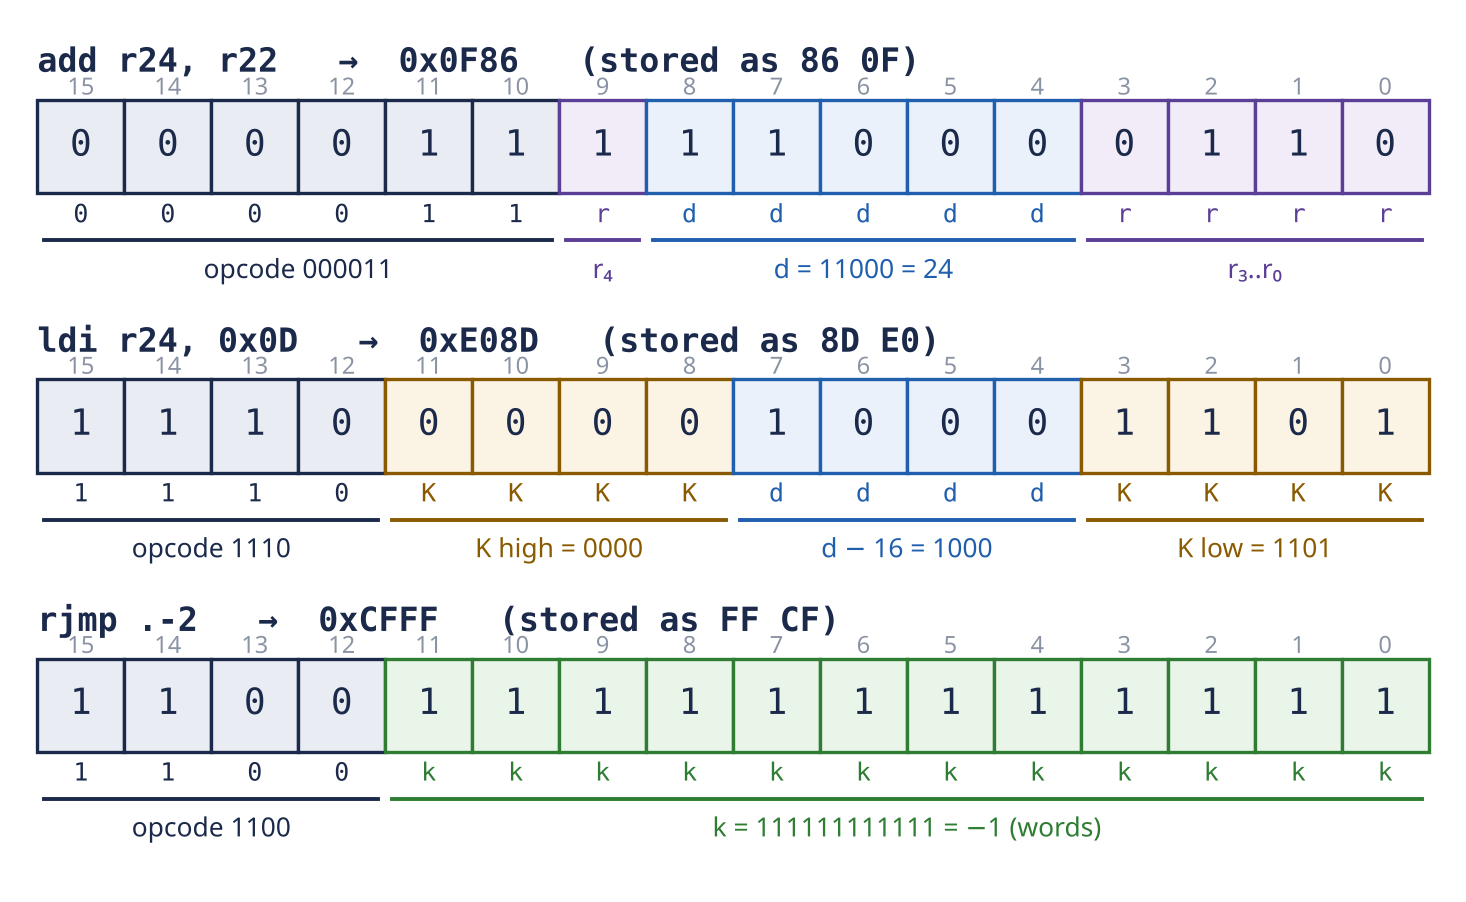

Reproduce this figure in Python.
import matplotlib; matplotlib.use("Agg")
import matplotlib.pyplot as plt
from matplotlib.patches import Rectangle
plt.rcParams["font.family"] = ["Noto Sans", "DejaVu Sans"]
C = {"op": ("#E9ECF3", "#1B2A4A"), "d": ("#EAF1FB", "#1F5FAD"),
     "r": ("#F1ECF8", "#5B3E96"), "K": ("#FBF3E4", "#8A5A00"), "k": ("#EAF5EA", "#2E7D32")}
rows = [
 ("add r24, r22   →  0x0F86   (stored as 86 0F)", "000011rdddddrrrr", "0000111110000110",
  [("opcode 000011",0,5,"op"),("r₄",6,6,"r"),("d = 11000 = 24",7,11,"d"),("r₃..r₀",12,15,"r")]),
 ("ldi r24, 0x0D   →  0xE08D   (stored as 8D E0)", "1110KKKKddddKKKK", "1110000010001101",
  [("opcode 1110",0,3,"op"),("K high = 0000",4,7,"K"),("d − 16 = 1000",8,11,"d"),("K low = 1101",12,15,"K")]),
 ("rjmp .-2   →  0xCFFF   (stored as FF CF)", "1100kkkkkkkkkkkk", "1100111111111111",
  [("opcode 1100",0,3,"op"),("k = 111111111111 = −1 (words)",4,15,"k")]),
]
fig, ax = plt.subplots(figsize=(9.2, 5.6), dpi=200)
ax.set_xlim(-0.2, 16.2); ax.set_ylim(len(rows)*2.25, -0.2); ax.axis("off")
for i,(title,pat,bits,fields) in enumerate(rows):
    y = i*2.25
    ax.text(0, y+0.15, title, fontsize=12, weight="bold", color="#1B2A4A", va="center", family="DejaVu Sans Mono")
    kind = {}
    for _,a,b,k in fields:
        for j in range(a,b+1): kind[j]=k
    for j in range(16):
        fc,ec = C[kind[j]]
        ax.add_patch(Rectangle((j, y+0.45), 1, 0.75, fc=fc, ec=ec, lw=1.2))
        ax.text(j+0.5, y+0.82, bits[j], ha="center", va="center", fontsize=13, family="DejaVu Sans Mono", color="#1B2A4A")
        ax.text(j+0.5, y+0.33, str(15-j), ha="center", va="center", fontsize=8.5, color="#8A93A3")
        ax.text(j+0.5, y+1.38, pat[j], ha="center", va="center", fontsize=9, family="DejaVu Sans Mono", color=ec)
    for lab,a,b,k in fields:
        ax.plot([a+0.08,b+0.92],[y+1.58,y+1.58], color=C[k][1], lw=1.4)
        ax.text((a+b+1)/2, y+1.8, lab, ha="center", va="center", fontsize=9.5, color=C[k][1])
plt.savefig("fig_enc.png", bbox_inches="tight", facecolor="white")
